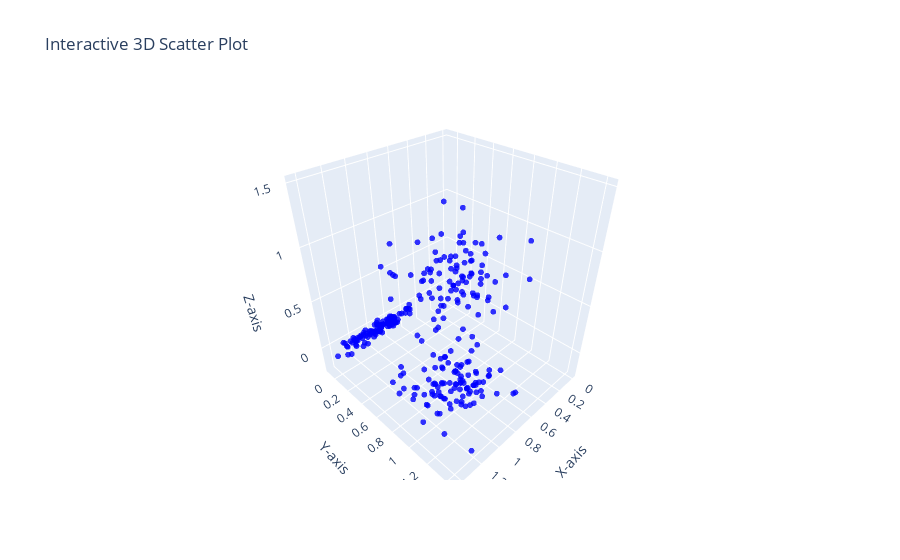

The cell this chart's notebook holds for it:
### Code cell
# Sample data (replace this with your own 3D data)
x = np.hstack([step1_coords[0], step2_coords[0], step3_coords[0]])
y = np.hstack([step1_coords[1], step2_coords[1], step3_coords[1]])
z = np.hstack([step1_coords[2], step2_coords[2], step3_coords[2]])

# Create a trace for the 3D scatter plot
scatter_trace = go.Scatter3d(
    x=x,
    y=y,
    z=z,
    mode='markers',
    marker=dict(
        size=2,
        color='blue',        # You can customize the color of the markers here
        opacity=0.8,
    )
)

# Create the layout for the 3D plot
layout = go.Layout(
    scene=dict(
        xaxis=dict(title='X-axis'),
        yaxis=dict(title='Y-axis'),
        zaxis=dict(title='Z-axis')
    ),
    title='Interactive 3D Scatter Plot'
)

# Create the figure and add the trace and layout
fig = go.Figure(data=[scatter_trace], layout=layout)

# Show the interactive plot
fig.show()

### Figure 1 — Plotly figure (JSON) as saved in the notebook; plotly's stock layout.template omitted (floating-point values rounded to 4 significant figures; data arrays with more than 128 entries replaced by an {"elided": "..."} marker saying what was removed)
{"data": [{"marker": {"color": "blue", "opacity": 0.8, "size": 2}, "mode": "markers", "type": "scatter3d", "x": {"elided": "303 float values"}, "y": {"elided": "303 float values"}, "z": {"elided": "303 float values"}}], "layout": {"scene": {"xaxis": {"title": {"text": "X-axis"}}, "yaxis": {"title": {"text": "Y-axis"}}, "zaxis": {"title": {"text": "Z-axis"}}}, "title": {"text": "Interactive 3D Scatter Plot"}}}
